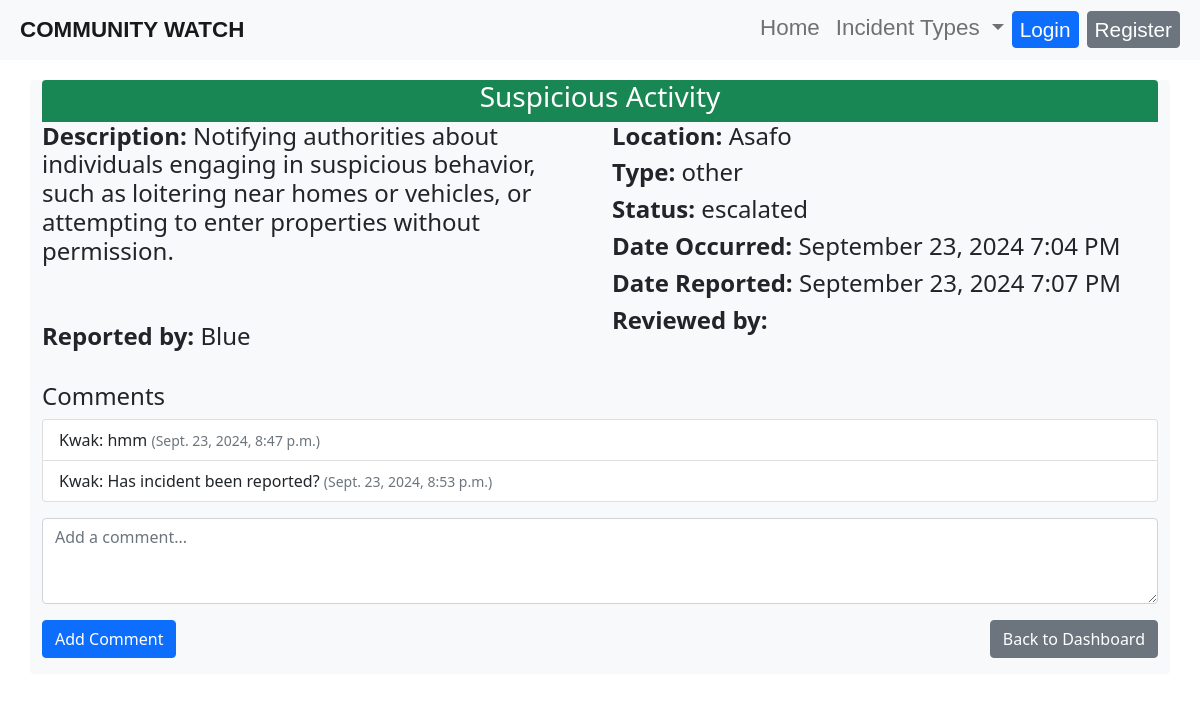
The app's page /incident/23/, older data.
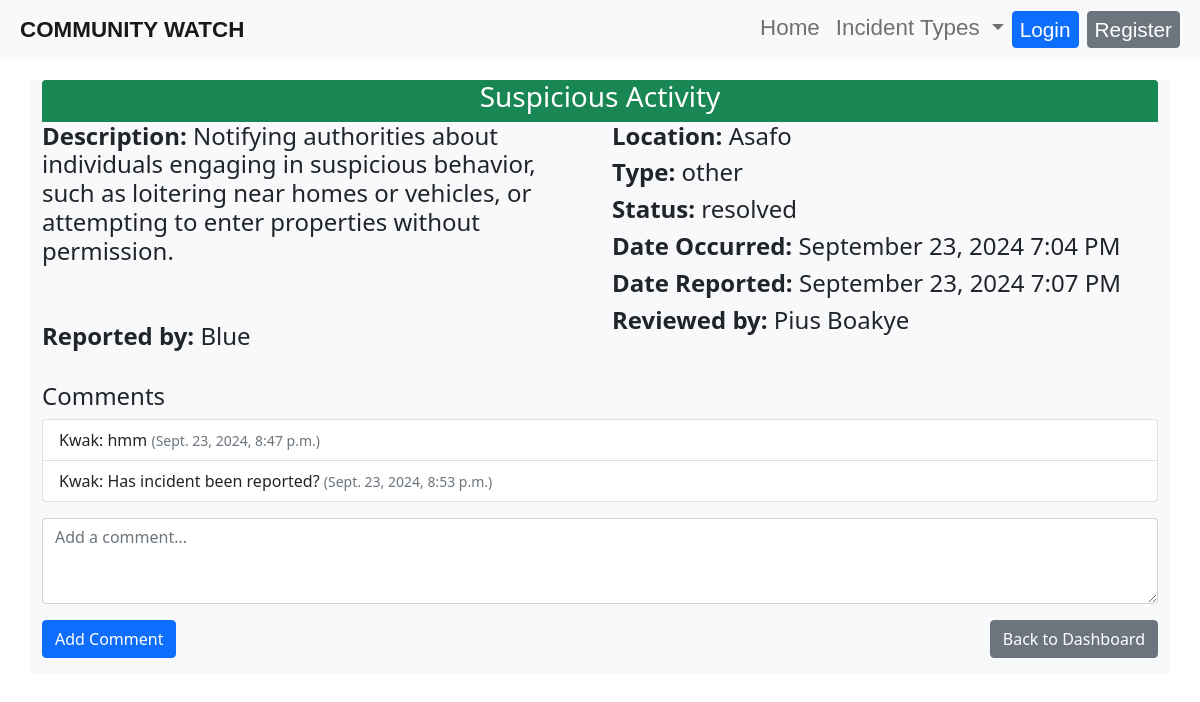
The same page, newer data.
### reports/models.py (models this page shows, shortened)
class Incident(models.Model):
    STATUS_CHOICES = [
        ('pending', 'Pending'),
        ('approved', 'Approved'),
        ('rejected', 'Rejected'),
        ('escalated', 'Escalated'),
        ('resolved', 'Resolved'),
    ]
    INCIDENT_TYPE_CHOICES = [
        ('theft', 'Theft'),
        ('vandalism', 'Vandalism'),
        ('fire', 'Fire'),
        ('accident', 'Accident'),
        ('emergency', 'Emergency'),
        ('medical', 'Medical'),
        ('police', 'Police'),
        ('other', 'Other'),
]
    title = models.CharField(max_length=200)
    description = models.TextField()
    location = models.CharField(max_length=200)
    incident_type = models.CharField(max_length=100, choices=INCIDENT_TYPE_CHOICES, default='other')
    date_occurred = models.DateTimeField(default=timezone.now)  # This allows users to set the date and time
    date_reported = models.DateTimeField(auto_now_add=True)
    reported_by = models.ForeignKey(User, on_delete=models.CASCADE)
    status = models.CharField(max_length=20, choices=STATUS_CHOICES, default='pending')
    reviewed_by = models.ForeignKey(User, on_delete=models.SET_NULL, null=True, blank=True, related_name='reviewed_incidents')

### reports/views.py (the view)
# urls.py: path('incident/<int:incident_id>/', incident_detail, name='incident_detail'),  # Incident detail page
def incident_detail(request, incident_id):
    incident = get_object_or_404(Incident, id=incident_id)
    comments = incident.comments.all()  # Fetch comments for the incident
    if request.method == 'POST':
        comment_content = request.POST.get('content')
        Comment.objects.create(incident=incident, user=request.user, content=comment_content)
        return redirect('incident_detail', incident_id=incident.id)
    return render(request, 'reports/incident_detail.html', {'incident': incident, 'comments': comments})

### reports/templates/reports/incident_detail.html (shortened to what this page needs)
{% extends 'base.html' %}
{% block content %}
<div class="container my-4 bg-light rounded">
    <div class="bg-success text-white text-center rounded-top">
        <h3 style="margin: 0; margin-top: 80px; padding-bottom: 8px;">{{ incident.title }}</h3>
    </div>
    <div class="row mb-3">
        <div class="col-md-6">
            <h4><strong>Description:</strong> {{ incident.description }}</h4>
            <br><br>
            <h4><strong>Reported by:</strong> {{ incident.reported_by.username }}</h4>
        </div>
        <div class="col-md-6">
            <h4><strong>Location:</strong> {{ incident.location }}</h4>
            <h4><strong>Type:</strong> {{ incident.incident_type }}</h4>
            <h4><strong>Status:</strong> {{ incident.status }}</h4>
            <h4><strong>Date Occurred:</strong> {{ incident.date_occurred|date:"F d, Y g:i A" }}</h4>
            <h4><strong>Date Reported:</strong> {{ incident.date_reported|date:"F d, Y g:i A" }}</h4>
            <h4><strong>Reviewed by:</strong> {{ incident.reviewed_by.get_full_name }} </h4>
        </div>
    </div>
    <h4 class="mt-4">Comments</h4>
    <ul class="list-group mb-3">
        {% for comment in comments %}
            <li class="list-group-item">{{ comment.user.username }}: {{ comment.content }} <small class="text-muted">({{ comment.created_at }})</small></li>
        {% endfor %}
    </ul>
    <form method="POST" class="mb-3">
        <div class="mb-3">
            <textarea name="content" class="form-control" rows="3" required placeholder="Add a comment..."></textarea>
        </div>
        <div class="d-flex justify-content-between">
            <button type="submit" class="btn btn-primary">Add Comment</button>
            <a href="{% url 'dashboard' %}" class="btn btn-secondary">Back to Dashboard</a>
        </div>
    </form>
</div>
{% endblock %}

Row changes from the older to the newer data that the page shows:
changed Incident "Suspicious Activity": status "escalated" → "resolved"; reviewed_by.get_full_name (not shown) → "Pius Boakye"
